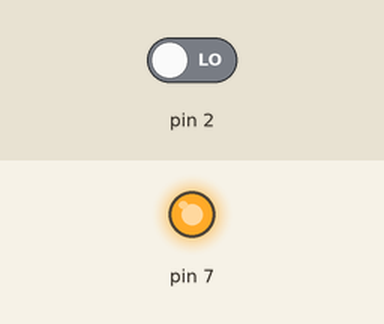
Recording of a sketch running on a simulated Arduino Leonardo, built with avr-gcc and run on an emulated ATmega32U4. Shown: output pins drawn as LEDs (lit = HIGH). Inputs (shaded band) come from the test bench; at power-on: pin 2 LOW.

Above: at 0.1 s.
Timing chart, 0 to 1.6 s (numbered marks = the images above):
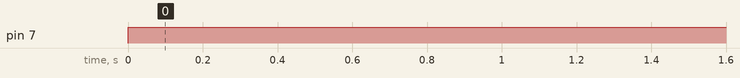

Measured:
- by itself, pin 7: LOW → HIGH at 0.00 s

The sketch:

Dor_desktop_trigger.ino
```cpp
//
#include "Keyboard.h"


void setup()
{
  pinMode(2, INPUT);

  pinMode(7, OUTPUT);
}

void loop()
{
  if (digitalRead(2) == HIGH) {
   Keyboard.press(KEY_LEFT_GUI);
    Keyboard.press('d');
    Keyboard.releaseAll();
    while (!(digitalRead(2) == LOW)) {
      digitalWrite(7, HIGH);
    }
  }
  if (digitalRead(2) == LOW) {
    Keyboard.press(KEY_LEFT_GUI);
    Keyboard.press('d');
    Keyboard.releaseAll();
    while (!(digitalRead(2) == HIGH)) {
      digitalWrite(7, HIGH);
    }
  }
  delay(10); // Delay a little bit to improve simulation performance
}
```
